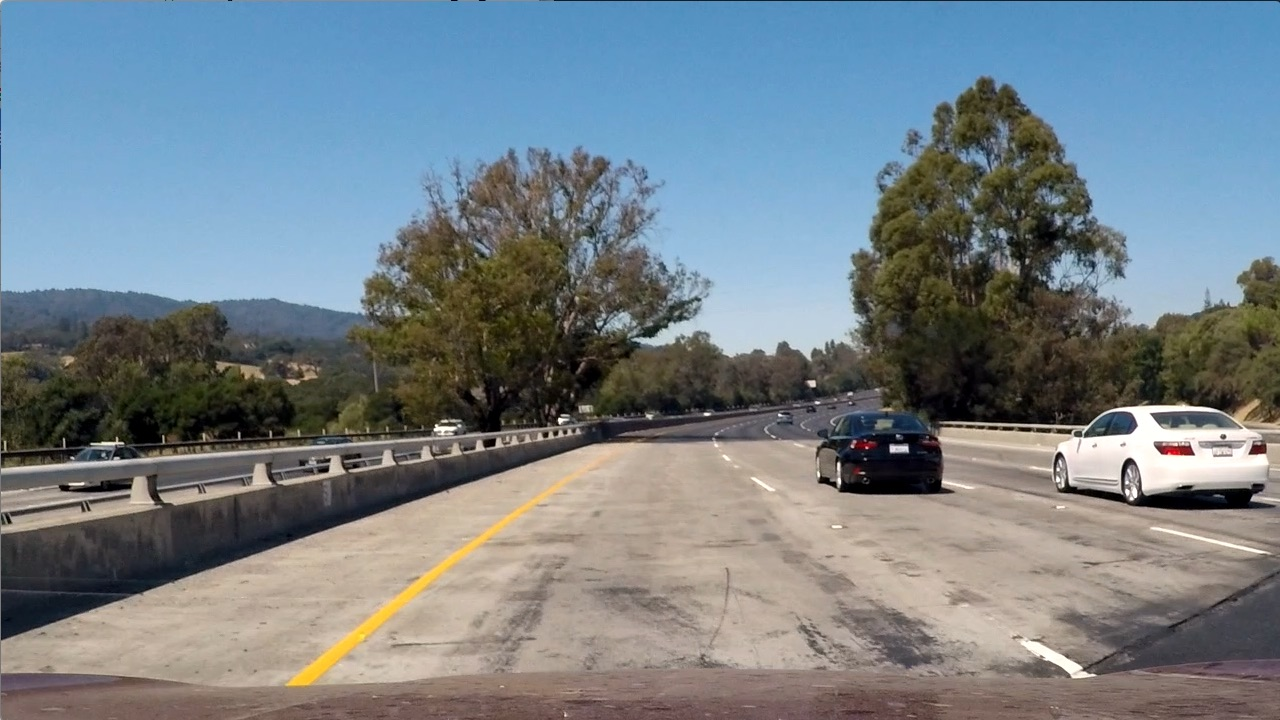
#> input picture test_images/test1.jpg, 1280 x 720 px
$ jupyter execute --allow-errors pipeline.ipynb   (shell and % lines are left out)   (older library calls are emulated)
#> lines starting #> are read from the running program, lines starting #| are printed output that depends on the picture; after the words box and inside, x2 and y2 are one past the last pixel; in counts of white or black regions, pixels touching at a corner belong together
### lesson_functions.py
import matplotlib.image as mpimg
import numpy as np
import cv2
from skimage.feature import hog
from scipy.ndimage.measurements import label

# Define a function to return HOG features and visualization
# [45 lines left out: functions get_hog_features, bin_spatial, color_hist, not called in this run]

# Define a function to extract features from a list of images
# Have this function call bin_spatial() and color_hist()
def extract_features(imgs, color_space='RGB', spatial_size=(32, 32),
                        hist_bins=32, orient=9,
                        pix_per_cell=8, cell_per_block=2, hog_channel=0,
                        spatial_feat=True, hist_feat=True, hog_feat=True,
                        flip=True):
    # Create a list to append feature vectors to
    features = []
    # Iterate through the list of images
    for file in imgs:
        file_features = []
        # Read in each one by one
        image = mpimg.imread(file)
        if flip:
            image = image[::-1,::-1]
        # apply color conversion if other than 'RGB'
        if color_space != 'RGB':
            if color_space == 'HSV':
                feature_image = cv2.cvtColor(image, cv2.COLOR_RGB2HSV)
            elif color_space == 'LUV':
                feature_image = cv2.cvtColor(image, cv2.COLOR_RGB2LUV)
            elif color_space == 'HLS':
                feature_image = cv2.cvtColor(image, cv2.COLOR_RGB2HLS)
            elif color_space == 'YUV':
                feature_image = cv2.cvtColor(image, cv2.COLOR_RGB2YUV)
            elif color_space == 'YCrCb':
                feature_image = cv2.cvtColor(image, cv2.COLOR_RGB2YCrCb)
        else: feature_image = np.copy(image)

        if spatial_feat == True:
            spatial_features = bin_spatial(feature_image, size=spatial_size)
            file_features.append(spatial_features)
        if hist_feat == True:
            # Apply color_hist()
            hist_features = color_hist(feature_image, color_space, nbins=hist_bins)
            file_features.append(hist_features)
        if hog_feat == True:
        # Call get_hog_features() with vis=False, feature_vec=True
            if hog_channel == 'ALL':
                hog_features = []
                for channel in range(feature_image.shape[2]):
                    hog_features.append(get_hog_features(feature_image[:,:,channel],
                                        orient, pix_per_cell, cell_per_block,
                                        vis=False, feature_vec=True))
                hog_features = np.ravel(hog_features)
            elif hog_channel == '12':
                hog_features = []
                for channel in [1,2]:
                    hog_features.append(get_hog_features(feature_image[:,:,channel],
                                        orient, pix_per_cell, cell_per_block,
                                        vis=False, feature_vec=True))
                hog_features = np.ravel(hog_features)
            else:
                hog_features = get_hog_features(feature_image[:,:,hog_channel], orient,
                            pix_per_cell, cell_per_block, vis=False, feature_vec=True)
            # Append the new feature vector to the features list
            file_features.append(hog_features)
        features.append(np.concatenate(file_features))
    # Return list of feature vectors
    return features

# Define a function that takes an image,
# start and stop positions in both x and y,
# window size (x and y dimensions),
# and overlap fraction (for both x and y)
# [246 lines left out: functions slide_window, draw_boxes, single_img_features, search_windows, find_cars, add_heat, not called in this run]

def transform_single(w,x_size,y_size):
    return ((x_size-w[1][0],y_size-w[1][1]),(x_size-w[0][0],y_size-w[0][1])
)
def transform(windows,x_size,y_size):
    return [transform_single(w,x_size,y_size) for w in windows]

# [28 lines left out: function threshold_boxes, not called in this run]

### pipeline.ipynb
[cell 1]
import matplotlib.image as mpimg
import matplotlib.pyplot as plt
import numpy as np
import glob, time, pickle
import cv2
from lesson_functions import *
from sklearn import svm
from sklearn.preprocessing import StandardScaler
from lesson_functions import *
# NOTE: the next import is only valid for scikit-learn version <= 0.17
# for scikit-learn >= 0.18 use:
from sklearn.model_selection import train_test_split
#from sklearn.cross_validation import train_test_split
from moviepy.editor import VideoFileClip

### Train the classifier
This part is closely followed the script **search_and_classify.py** taught in Session 34.

[cell 2]
def train(c=10, color_space='YCrCb', spatial_size=(16, 16),
            hist_bins=24, orient=8,
            pix_per_cell=8, cell_per_block=1, hog_channel=0,
            spatial_feat=True, hist_feat=True, hog_feat=True, save=False, quick=True):
    # Read in cars and notcars
    cars = [f for f in glob.iglob('vehicles/**/*.png', recursive=True)]
    notcars = [f for f in glob.iglob('non-vehicles/**/*.png', recursive=True)]

    # Reduce the sample size
    if quick:
        np.random.seed(123)
        sample_size = 2000
        cars = [cars[i] for i in np.random.choice(len(cars), sample_size)]
        notcars = [notcars[i] for i in np.random.choice(len(notcars), sample_size)]

    car_features = extract_features(cars, color_space=color_space,
                        spatial_size=spatial_size, hist_bins=hist_bins,
                        orient=orient, pix_per_cell=pix_per_cell,
                        cell_per_block=cell_per_block,
                        hog_channel=hog_channel, spatial_feat=spatial_feat,
                        hist_feat=hist_feat, hog_feat=hog_feat)
    notcar_features = extract_features(notcars, color_space=color_space,
                        spatial_size=spatial_size, hist_bins=hist_bins,
                        orient=orient, pix_per_cell=pix_per_cell,
                        cell_per_block=cell_per_block,
                        hog_channel=hog_channel, spatial_feat=spatial_feat,
                        hist_feat=hist_feat, hog_feat=hog_feat)

    X = np.vstack((car_features, notcar_features)).astype(np.float64)
    # Fit a per-column scaler
    X_scaler = StandardScaler().fit(X)
    # Apply the scaler to X
    scaled_X = X_scaler.transform(X)

    # Define the labels vector
    y = np.hstack((np.ones(len(car_features)), np.zeros(len(notcar_features))))
    # Split up data into randomized training and test sets
    X_train, X_test, y_train, y_test = train_test_split(
    scaled_X, y, test_size=0.2, random_state=1234)

    print('Using:',orient,'orientations,', hist_bins, 'hist bins and',
         spatial_size[0], 'sqr spatial bins')
    print('Feature vector length:', len(X_train[0]))
    #svc = svm.LinearSVC()
    svc = svm.SVC(C=c,class_weight={0:0.9, 1:0.1})

    # Check the training time for the SVC
    t=time.time()
    svc.fit(X_train, y_train)
    t2 = time.time()
    print(round(t2-t, 2), 'Seconds to train SVC...')

    # Check the score of the SVC
    weights = np.ones(len(y_test))
    weights[y_test==0] = 9
    print('Test Accuracy of SVC = %.5f' % svc.score(X_test, y_test, sample_weight=weights))
    # save the model to disk
    if save:
        dist_pickle = {'svc': svc,
                   'x_scaler': X_scaler,
                   'orient': orient,
                   'pix_per_cell': pix_per_cell,
                   'cell_per_block': cell_per_block,
                   'spatial_size': spatial_size,
                   'hist_bins': hist_bins,
                   'color_space': color_space,
                   'hog_channel': hog_channel,
                   'spatial_feat': spatial_feat,
                   'hog_feat': hog_feat,
                   'hist_feat': hist_feat}
        pickle.dump(dist_pickle, open('svc_c'+str(c)+'.pkl', 'wb'))

#### Tweak paramters

#> (a cell that did not finish here is left out)

#> (a cell that did not finish here is left out)


#> (a cell that did not finish here is left out)


### Load the pre-trained model

#> (a cell that did not finish here is left out)

### Find the region of interest

[cell 7]
img= mpimg.imread('test_images/test1.jpg')
#> img is the input picture: shape (720, 1280, 3); mean R, G, B 117.5, 128.7, 135.5
mask = np.zeros_like(img)
vertices = np.array([[(1050,720),(600, 380),(700, 360), (16000,720)]], dtype=np.int32)
cv2.fillPoly(mask, vertices, (255,255,255))
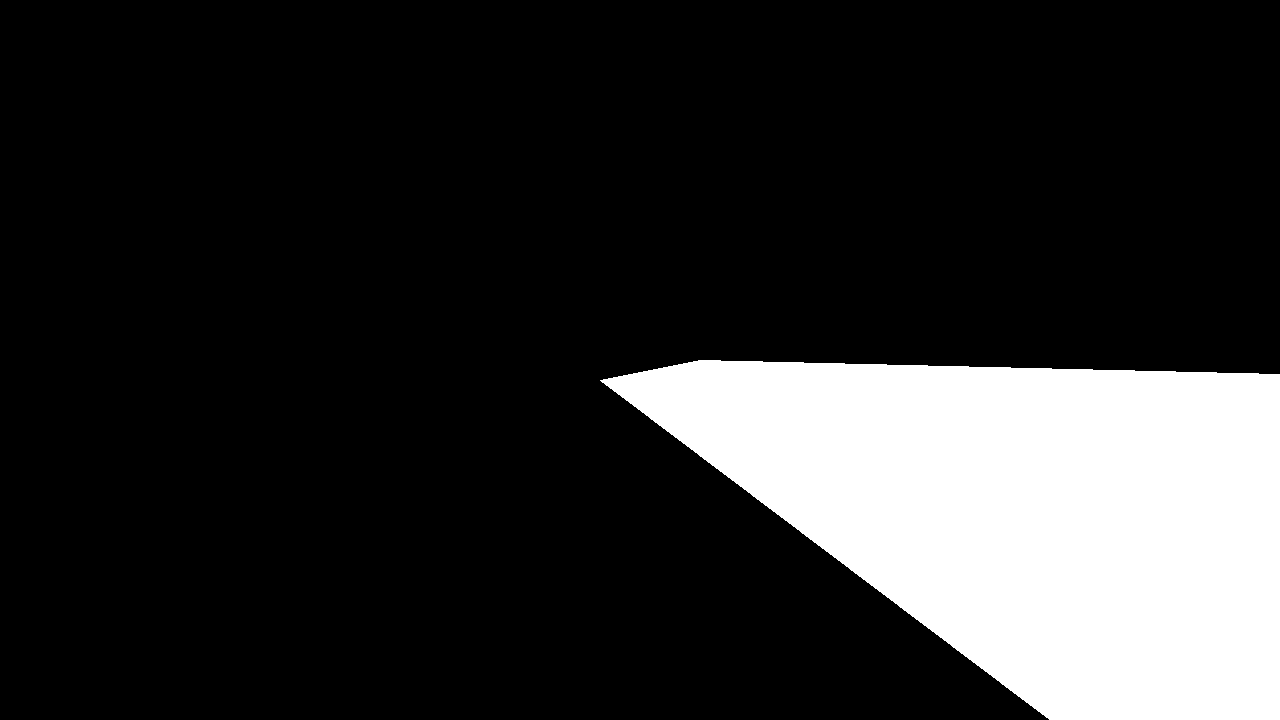
#> mask: shape (720, 1280, 3); 17.7% white; 1 white region, box (x1, y1, x2, y2) and area: (600, 360, 1280, 720) 163455
masked_image = cv2.bitwise_and(img, mask)
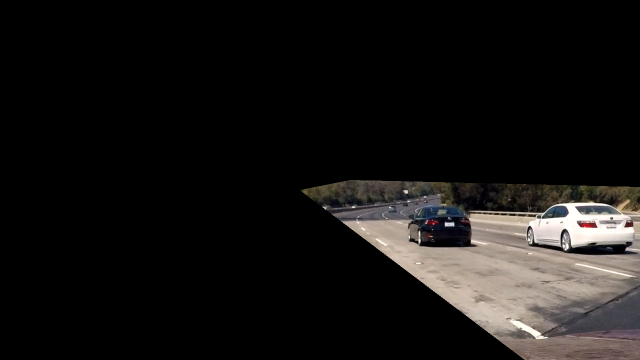
#> masked_image: shape (720, 1280, 3) (shown at 1/2 size); mean R, G, B 22.8, 21, 19.8
plt.imshow(masked_image)

### Pipeline to process the image and detect vehicles

[cell 8]
x0 = 650
y0 = 360
x1 = 1280
y1 = 720

def process_image(image):
    draw_image = np.copy(image)
    image = image.astype(np.float32)/255
    windows = [((700, 380), (1280, 500)), ((800, 400), (1280, 720))]
    windows = transform(windows,x1,y1) #shift and flip
    scales = [0.85,1.8]
    small_img = image[y1:y0:-1,x1:x0:-1,:]
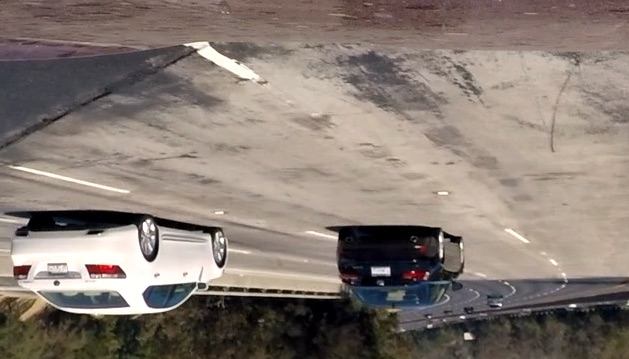
#> small_img: shape (359, 629, 3) float32; mean of channels 0, 1, 2 0.53, 0.484, 0.453; drawn as R, G, B
    hot_windows = find_cars(small_img, mask[y1:y0:-1,x1:x0:-1,0], windows, scales,
                        svc, X_scaler, color_space=color_space,
                        spatial_size=spatial_size, hist_bins=hist_bins,
                        orient=orient, pix_per_cell=pix_per_cell,
                        cell_per_block=cell_per_block,
                        hog_channel=hog_channel, spatial_feat=spatial_feat,
                        hist_feat=hist_feat, hog_feat=hog_feat)
    window_img = draw_boxes(draw_image, transform(hot_windows,x1,y1), color=(0, 0, 255), thick=2)
    if not visualize:
        window_img = threshold_boxes(window_img, small_img, hot_windows, 4, 1, x1, y1, color=(255, 255, 0), thick=6)
        return window_img
    else:
        window_img, heat, small_window_img = threshold_boxes(window_img, small_img, hot_windows,
                                                         4, 1, x1, y1, color=(255, 255, 0), thick=6, vis=True)
        return window_img, heat, small_window_img

### Apply the pipeline to test images

[cell 9]
visualize = False
#> (the rest of this cell did not finish here and is left out)

### Process the video

[cell 10]
visualize = False
#clip1 = VideoFileClip('project_video.mp4').subclip(16,20).fl_image(process_image)  #road sign
#clip1 = VideoFileClip('project_video.mp4').subclip(23,25).fl_image(process_image)  #false positive
#clip1 = VideoFileClip('project_video.mp4').subclip(5,7).fl_image(process_image)  #false positive
#> (the rest of this cell did not finish here and is left out)

## More details about the pipeline
### Feature extraction
Spatial binary, color histogram, histogram of oriented gradients (HOG)

[cell 11]
img1 = 'vehicles/KITTI_extracted/40.png'
img2 = 'vehicles/GTI_Right/image0224.png'
img3 = 'non-vehicles/Extras/extra1654.png'
img4 = 'non-vehicles/Extras/extra1753.png'
imgs = [img1, img2, img3, img4]
f, ax = plt.subplots(4,4, figsize=(15,15))
#> (the rest of this cell did not finish here and is left out)

[cell 12]
f, ax = plt.subplots(4,4, figsize=(15,15))
#> (the rest of this cell did not finish here and is left out)

### Multiple detections & false positives
I use the method taught in Sesson 37 to combine multiple detections into a single one and to reject false positives.

[cell 13]
visualize = True
#> visualize = True
image = mpimg.imread('test_images/test1.jpg')
#i1 = process_image(image)
#> (the rest of this cell did not finish here and is left out)

f, ax = plt.subplots(1, 3, figsize=(15,10))
ax[0].imshow(small_window_img)
ax[1].imshow(heat)
ax[2].imshow(window_img)

$ run again, with test_images/test4.jpg copied over test_images/test1.jpg
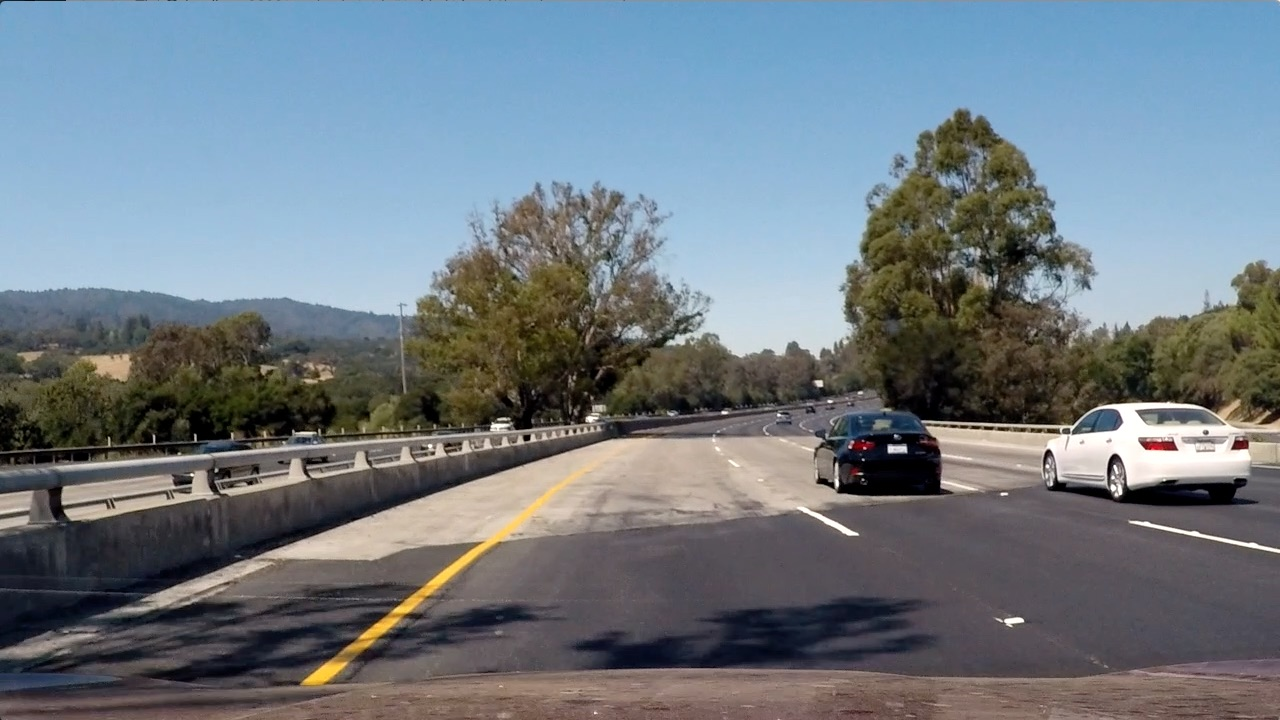
#> input picture test_images/test4.jpg, 1280 x 720 px
#> img is the input picture: shape (720, 1280, 3); mean R, G, B 112.2, 122.7, 130.9
#> mask: shape (720, 1280, 3); 17.7% white; 1 white region, box (x1, y1, x2, y2) and area: (600, 360, 1280, 720) 163455
#> `masked_image = cv2.bitwise_and(img, mask)`:
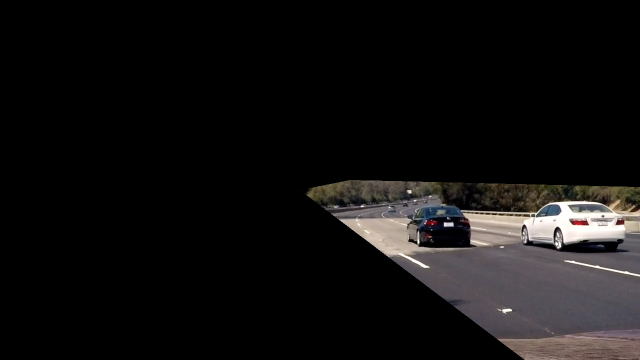
#> masked_image: shape (720, 1280, 3) (shown at 1/2 size); mean R, G, B 18.2, 16.8, 16.6
#> in process_image, `small_img = image[y1:y0:-1,x1:x0:-1,:]`:
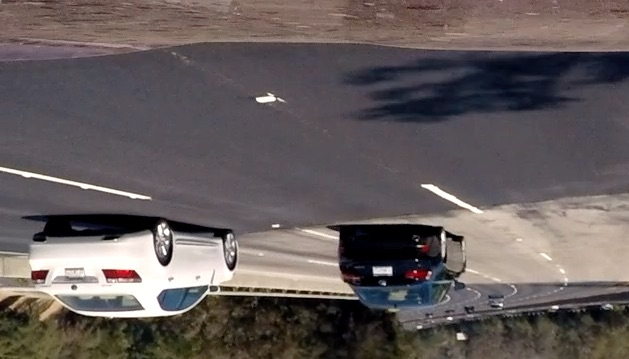
#> small_img: shape (359, 629, 3) float32; mean of channels 0, 1, 2 0.394, 0.362, 0.36; drawn as R, G, B
#> visualize = True

$ run again, with test_images/test5.jpg copied over test_images/test1.jpg
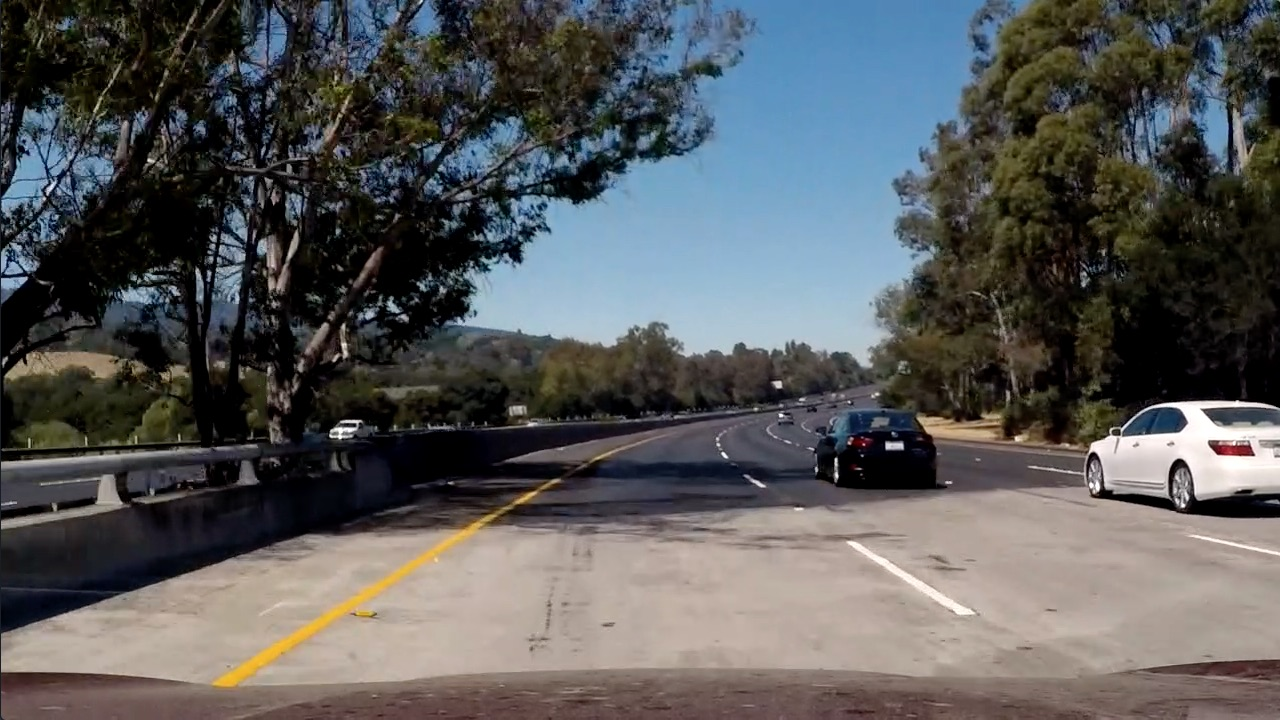
#> input picture test_images/test5.jpg, 1280 x 720 px
#> img is the input picture: shape (720, 1280, 3); mean R, G, B 88.5, 89.3, 89.8
#> mask: shape (720, 1280, 3); 17.7% white; 1 white region, box (x1, y1, x2, y2) and area: (600, 360, 1280, 720) 163455
#> `masked_image = cv2.bitwise_and(img, mask)`:
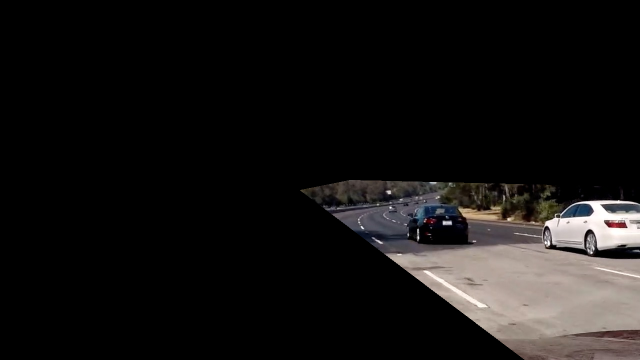
#> masked_image: shape (720, 1280, 3) (shown at 1/2 size); mean R, G, B 21.8, 20, 19.3
#> in process_image, `small_img = image[y1:y0:-1,x1:x0:-1,:]`:
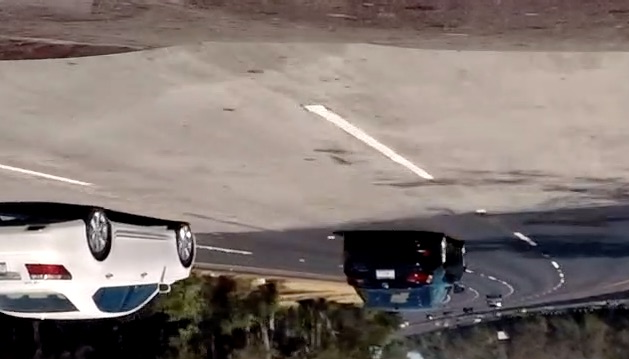
#> small_img: shape (359, 629, 3) float32; mean of channels 0, 1, 2 0.504, 0.46, 0.442; drawn as R, G, B
#> visualize = True
